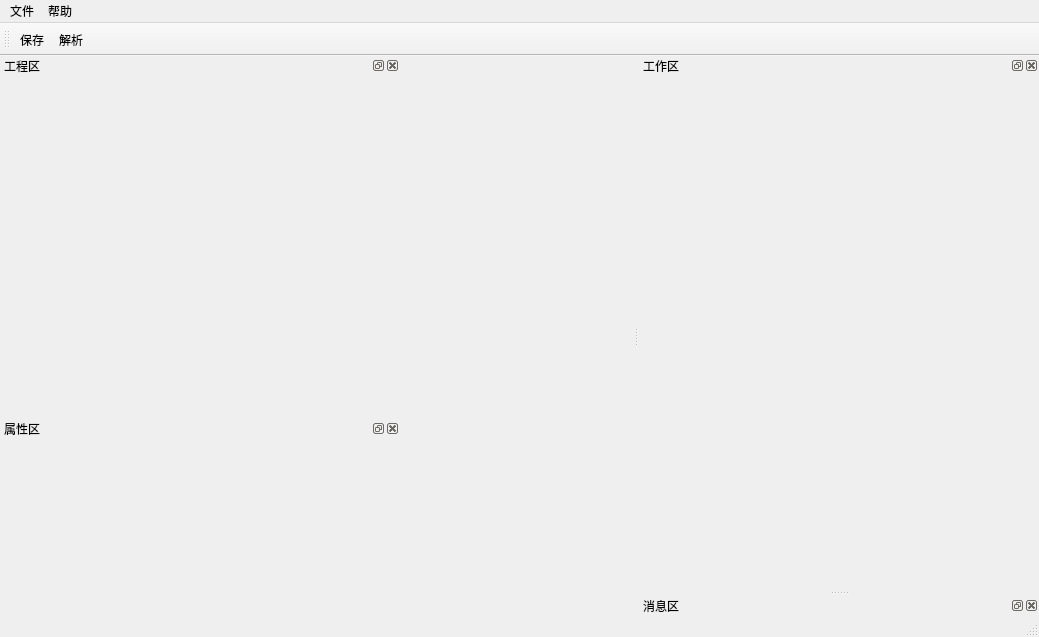
<?xml version="1.0" encoding="UTF-8"?>
<ui version="4.0">
 <class>MainWindow</class>
 <widget class="QMainWindow" name="MainWindow">
  <property name="geometry">
   <rect>
    <x>0</x>
    <y>0</y>
    <width>1039</width>
    <height>637</height>
   </rect>
  </property>
  <property name="windowTitle">
   <string>数据分析软件</string>
  </property>
  <property name="windowFilePath">
   <string notr="true"/>
  </property>
  <property name="inputMethodHints">
   <set>Qt::ImhHiddenText</set>
  </property>
  <property name="dockNestingEnabled">
   <bool>false</bool>
  </property>
  <property name="dockOptions">
   <set>QMainWindow::AllowTabbedDocks|QMainWindow::AnimatedDocks</set>
  </property>
  <widget class="QWidget" name="centralWidget"/>
  <widget class="QMenuBar" name="menuBar">
   <property name="geometry">
    <rect>
     <x>0</x>
     <y>0</y>
     <width>1039</width>
     <height>26</height>
    </rect>
   </property>
   <widget class="QMenu" name="menu">
    <property name="title">
     <string>文件</string>
    </property>
    <widget class="QMenu" name="useredMenu">
     <property name="title">
      <string>最近使用项目</string>
     </property>
    </widget>
    <widget class="QMenu" name="closeItemMenu">
     <property name="title">
      <string>关闭项目</string>
     </property>
    </widget>
    <addaction name="actionNewPrj"/>
    <addaction name="actionOpenPrject"/>
    <addaction name="useredMenu"/>
    <addaction name="closeItemMenu"/>
    <addaction name="actionCloseAll"/>
    <addaction name="actionExit"/>
   </widget>
   <widget class="QMenu" name="menu_2">
    <property name="title">
     <string>帮助</string>
    </property>
   </widget>
   <addaction name="menu"/>
   <addaction name="menu_2"/>
  </widget>
  <widget class="QToolBar" name="mainToolBar">
   <attribute name="toolBarArea">
    <enum>TopToolBarArea</enum>
   </attribute>
   <attribute name="toolBarBreak">
    <bool>false</bool>
   </attribute>
   <addaction name="actionSave"/>
   <addaction name="actionParse"/>
  </widget>
  <widget class="QStatusBar" name="statusBar"/>
  <widget class="QDockWidget" name="dockWidget">
   <property name="sizePolicy">
    <sizepolicy hsizetype="Fixed" vsizetype="Expanding">
     <horstretch>0</horstretch>
     <verstretch>0</verstretch>
    </sizepolicy>
   </property>
   <property name="minimumSize">
    <size>
     <width>400</width>
     <height>102</height>
    </size>
   </property>
   <property name="maximumSize">
    <size>
     <width>400</width>
     <height>524287</height>
    </size>
   </property>
   <property name="styleSheet">
    <string notr="true">QDockWidget &gt; QWidget {
border: 1px solid gray;
}</string>
   </property>
   <property name="inputMethodHints">
    <set>Qt::ImhHiddenText</set>
   </property>
   <property name="floating">
    <bool>false</bool>
   </property>
   <property name="features">
    <set>QDockWidget::AllDockWidgetFeatures</set>
   </property>
   <property name="windowTitle">
    <string>工程区</string>
   </property>
   <attribute name="dockWidgetArea">
    <number>1</number>
   </attribute>
   <widget class="QWidget" name="dockWidgetContents">
    <layout class="QHBoxLayout" name="horizontalLayout">
     <property name="leftMargin">
      <number>3</number>
     </property>
     <property name="topMargin">
      <number>0</number>
     </property>
     <property name="rightMargin">
      <number>0</number>
     </property>
     <property name="bottomMargin">
      <number>0</number>
     </property>
     <item>
      <layout class="QVBoxLayout" name="navigationVerticalLayout"/>
     </item>
    </layout>
   </widget>
  </widget>
  <widget class="QDockWidget" name="dockWidget_2">
   <property name="minimumSize">
    <size>
     <width>400</width>
     <height>55</height>
    </size>
   </property>
   <property name="maximumSize">
    <size>
     <width>524287</width>
     <height>524287</height>
    </size>
   </property>
   <property name="styleSheet">
    <string notr="true">QDockWidget &gt; QWidget {
border: 1px solid gray;
}</string>
   </property>
   <property name="windowTitle">
    <string>工作区</string>
   </property>
   <attribute name="dockWidgetArea">
    <number>2</number>
   </attribute>
   <widget class="QWidget" name="dockWidgetContents_2">
    <layout class="QVBoxLayout" name="verticalLayout_3">
     <property name="leftMargin">
      <number>0</number>
     </property>
     <property name="topMargin">
      <number>0</number>
     </property>
     <property name="rightMargin">
      <number>3</number>
     </property>
     <property name="bottomMargin">
      <number>0</number>
     </property>
     <item>
      <layout class="QVBoxLayout" name="workSpaceVerticalLayout"/>
     </item>
    </layout>
   </widget>
  </widget>
  <widget class="QDockWidget" name="dockWidget_3">
   <property name="sizePolicy">
    <sizepolicy hsizetype="Preferred" vsizetype="Fixed">
     <horstretch>0</horstretch>
     <verstretch>0</verstretch>
    </sizepolicy>
   </property>
   <property name="styleSheet">
    <string notr="true">QDockWidget &gt; QWidget {
border: 1px solid gray;
}</string>
   </property>
   <property name="windowTitle">
    <string>消息区</string>
   </property>
   <attribute name="dockWidgetArea">
    <number>2</number>
   </attribute>
   <widget class="QWidget" name="dockWidgetContents_3">
    <layout class="QVBoxLayout" name="verticalLayout_7">
     <property name="leftMargin">
      <number>0</number>
     </property>
     <property name="topMargin">
      <number>0</number>
     </property>
     <property name="rightMargin">
      <number>3</number>
     </property>
     <property name="bottomMargin">
      <number>0</number>
     </property>
     <item>
      <layout class="QVBoxLayout" name="messageVerticalLayout"/>
     </item>
    </layout>
   </widget>
  </widget>
  <widget class="QDockWidget" name="dockWidget_4">
   <property name="sizePolicy">
    <sizepolicy hsizetype="Fixed" vsizetype="Expanding">
     <horstretch>0</horstretch>
     <verstretch>0</verstretch>
    </sizepolicy>
   </property>
   <property name="minimumSize">
    <size>
     <width>400</width>
     <height>55</height>
    </size>
   </property>
   <property name="maximumSize">
    <size>
     <width>400</width>
     <height>524287</height>
    </size>
   </property>
   <property name="styleSheet">
    <string notr="true">QDockWidget &gt; QWidget {
border: 1px solid gray;
}</string>
   </property>
   <property name="windowTitle">
    <string>属性区</string>
   </property>
   <attribute name="dockWidgetArea">
    <number>1</number>
   </attribute>
   <widget class="QWidget" name="dockWidgetContents_4">
    <layout class="QVBoxLayout" name="verticalLayout_6">
     <property name="leftMargin">
      <number>3</number>
     </property>
     <property name="topMargin">
      <number>0</number>
     </property>
     <property name="rightMargin">
      <number>0</number>
     </property>
     <property name="bottomMargin">
      <number>0</number>
     </property>
     <item>
      <layout class="QVBoxLayout" name="propertyVerticalLayout"/>
     </item>
    </layout>
   </widget>
  </widget>
  <action name="actionNewPrj">
   <property name="text">
    <string>新建工程</string>
   </property>
   <property name="shortcut">
    <string>Ctrl+N</string>
   </property>
  </action>
  <action name="actionExit">
   <property name="text">
    <string>退出</string>
   </property>
   <property name="shortcut">
    <string>Ctrl+Q</string>
   </property>
  </action>
  <action name="actionCloseAll">
   <property name="text">
    <string>关闭所有项目</string>
   </property>
  </action>
  <action name="actionParse">
   <property name="text">
    <string>解析</string>
   </property>
  </action>
  <action name="action123">
   <property name="text">
    <string>123</string>
   </property>
  </action>
  <action name="actionSave">
   <property name="text">
    <string>保存</string>
   </property>
   <property name="shortcut">
    <string>Ctrl+S</string>
   </property>
   <property name="menuRole">
    <enum>QAction::TextHeuristicRole</enum>
   </property>
  </action>
  <action name="actionCloseProject">
   <property name="text">
    <string>关闭项目</string>
   </property>
  </action>
  <action name="actionClearMenu">
   <property name="text">
    <string>清除菜单</string>
   </property>
  </action>
  <action name="actionOpenPrject">
   <property name="text">
    <string>打开工程</string>
   </property>
   <property name="shortcut">
    <string>Ctrl+O</string>
   </property>
  </action>
  <action name="action12">
   <property name="text">
    <string>12</string>
   </property>
  </action>
 </widget>
 <layoutdefault spacing="6" margin="11"/>
 <resources/>
 <connections/>
</ui>
